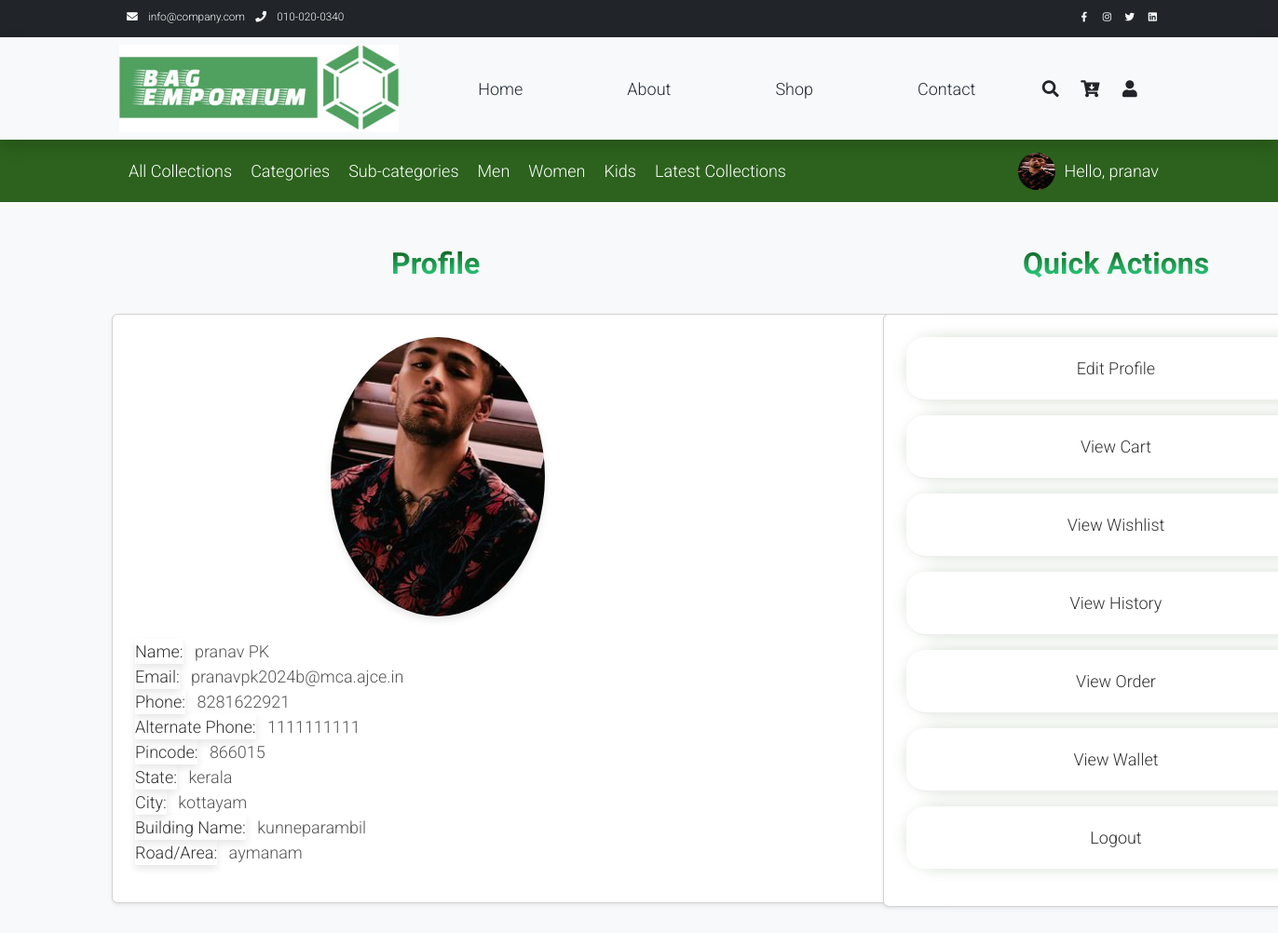
The page /myauth/customer/ (signed in) on the database its author committed.
### myauth/models.py (models this page shows, shortened)
class User(AbstractUser):
    class Role(models.TextChoices):
        ADMIN="ADMIN",'Admin'
        CUSTOMER="CUSTOMER",'Customer'
        DELIVERYBOY="DELIVERYBOY",'deliveryboy'
        SELLER="SELLER",'Seller'
    role = models.CharField(max_length=50,choices=Role.choices)

class Profile(models.Model):
    user = models.OneToOneField(User, on_delete=models.CASCADE)
    profile_picture = models.ImageField(upload_to='profile_pictures/', null=True, blank=True)
    phone = models.CharField(max_length=12, unique=True)  # You can adjust the max_length as needed
    alt_phone = models.CharField(max_length=12, unique=True)  # You can adjust the max_length as needed
    pincode= models.CharField(max_length=6)  # You can adjust the max_length as needed
    state = models.CharField(max_length=50)
    city = models.CharField(max_length=50)
    building_name = models.CharField(max_length=100)
    road_area = models.CharField(max_length=100)

### myauth/views.py (the view)
# urls.py: path('customer/', views.customer_detail_view, name='customer_detail'),
def customer_detail_view(request):
    if request.user.is_authenticated:
        customer_profile = Profile.objects.get(user=request.user)
        return render(request, 'customer_detail.html', {'customer_profile': customer_profile})
    else:
        return redirect('login')  # Adjust this according to your login URL

### templates/customer_detail.html (shortened to what this page needs)
{% load static %}
<!DOCTYPE html>
<html lang="en">
<head>
    <link rel="stylesheet" href="{% static 'assets/css/bootstrap.min.css' %}">
    <link rel="stylesheet" href="{% static 'assets/css/templatemo.css' %}">
    <link rel="stylesheet" href="{% static 'assets/css/custom.css' %}">
    <link rel="stylesheet" href="{% static 'assets/css/fontawesome.min.css' %}">
</head>
<body>
    <nav class="navbar navbar-expand-lg bg-dark navbar-light d-none d-lg-block" id="templatemo_nav_top">
        <div class="container text-light">
            <div class="w-100 d-flex justify-content-between">
                <div>
                    <i class="fa fa-envelope mx-2"></i>
                    <a class="navbar-sm-brand text-light text-decoration-none" href="mailto:info@company.com">info@company.com</a>
                    <i class="fa fa-phone mx-2"></i>
                    <a class="navbar-sm-brand text-light text-decoration-none" href="tel:010-020-0340">010-020-0340</a>
                </div>
                <div>
                    <a class="text-light" href="https://fb.com/templatemo" target="_blank" rel="sponsored"><i class="fab fa-facebook-f fa-sm fa-fw me-2"></i></a>
                    <a class="text-light" href="https://www.instagram.com/" target="_blank"><i class="fab fa-instagram fa-sm fa-fw me-2"></i></a>
                    <a class="text-light" href="https://twitter.com/" target="_blank"><i class="fab fa-twitter fa-sm fa-fw me-2"></i></a>
                    <a class="text-light" href="https://www.linkedin.com/" target="_blank"><i class="fab fa-linkedin fa-sm fa-fw"></i></a>
                </div>
            </div>
        </div>
    </nav>
    <nav class="navbar navbar-expand-lg navbar-light shadow">
        <div class="container d-flex justify-content-between align-items-center">
            <img class="img-fluid" src="{% static 'assets/img/logo3.jpg' %}" alt="">
            <div class="align-self-center collapse navbar-collapse flex-fill  d-lg-flex justify-content-lg-between" id="templatemo_main_nav">
                <div class="flex-fill">
                    <ul class="nav navbar-nav d-flex justify-content-between mx-lg-auto">
                        <li class="nav-item">
                            <a class="nav-link" href="/myauth/home">Home</a>
                        </li>
                        <li class="nav-item">
                            <a class="nav-link" href="#about">About</a>
                        </li>
                        <li class="nav-item">
                            <a class="nav-link" href="http://127.0.0.1:8000/myauth/productallview/">Shop</a>
                        </li>
                        <li class="nav-item">
                            <a class="nav-link" href="#contact">Contact</a>
                        </li>
                </div>
                <div class="navbar align-self-center d-flex">
                                <a class="nav-icon d-none d-lg-inline" href="/myauth/search/" >
                        <i class="fa fa-fw fa-search text-dark mr-2"></i>
                    </a>
                    <a class="nav-icon position-relative text-decoration-none" href="/myauth/view_cart/">
                        <i class="fa fa-fw fa-cart-arrow-down text-dark mr-1"></i>
                        <span class="position-absolute top-0 left-100 translate-middle badge rounded-pill bg-light text-dark">
                        </span>
                    </a>
                    <a class="nav-icon position-relative text-decoration-none" href="/myauth/customer/">
                        <i class="fa fa-fw fa-user text-dark mr-3"></i>
                    </a>
                </div>
            </div>
        </div>
    </nav>
 <!DOCTYPE html>
 <html lang="en">
 <head>
 </head>
 <body>
     <header>
        <div class="container">
            <div class="back">
                <ul>
                    <li><a href="http://127.0.0.1:8000/myauth/productallview/">All Collections </a></li>
                    <li class="dropdown">
                        <a href="#">Categories</a>
                    </li>
                    <li class="dropdown">
                        <a href="#">Sub-categories</a>
                    </li>
                    <li>
                        <a href="http://127.0.0.1:8000/myauth/productscategorylist/4">Men</a>
                    </li>
                    <li>
                        <a href="http://127.0.0.1:8000/myauth/productscategorylist/5">Women</a>
                    </li>
                    <li>
                        <a href="http://127.0.0.1:8000/myauth/productscategorylist/6">Kids</a>
                    </li>
                    <li>
                        <a href="#">Latest Collections</a>
                    </li>
                </ul>
            </div>
            <div class="user dropdown">
                <a href="#">
                    {% if user.profile.profile_picture %}
                    <img src="{{ user.profile.profile_picture.url }}" alt="Profile Picture">
                    {% else %}
                    <img src="{% static 'assets/img/pro.png' %}" alt="Default Profile Picture">
                    {% endif %}
                    Hello, {{ user.first_name }}
                </a>
            </div>
        </div>
     </header>
 </body>
 </html>
<!DOCTYPE html>
<html lang="en">
<head>
    <link href="https://cdn.jsdelivr.net/npm/bootstrap@5.3.0-alpha1/dist/css/bootstrap.min.css" rel="stylesheet">
</head>
<body>
<div class="containerr">
    <div class="row">
        <div class="col-md-6"><br>
            <h2 class="grad-text">Profile</h2><br>
            <div class="demo">
            <div class="card shadow-sm mb-4 p-4 fade-in">
                <div class="text-center mb-4">
                    <img src="{{ customer_profile.profile_picture.url }}" alt="Profile Picture" class="profile-picture">
                </div>
                <div class="mb-3">
                    <div class="detail">
                        <label class="me-2">Name:</label>
                        <span>{{ customer_profile.user.first_name }} {{ customer_profile.user.last_name }}</span>
                    </div>
                    <div class="detail">
                        <label class="me-2">Email:</label>
                        <span>{{ customer_profile.user.email }}</span>
                    </div>
                    <div class="detail">
                        <label class="me-2">Phone:</label>
                        <span>{{ customer_profile.phone }}</span>
                    </div>
                    <div class="detail">
                        <label class="me-2">Alternate Phone:</label>
                        <span>{{ customer_profile.alt_phone }}</span>
                    </div>
                    <div class="detail">
                        <label class="me-2">Pincode:</label>
                        <span>{{ customer_profile.pincode }}</span>
                    </div>
                    <div class="detail">
                        <label class="me-2">State:</label>
                        <span>{{ customer_profile.state }}</span>
                    </div>
                    <div class="detail">
                        <label class="me-2">City:</label>
                        <span>{{ customer_profile.city }}</span>
                    </div>
                    <div class="detail">
                        <label class="me-2">Building Name:</label>
                        <span>{{ customer_profile.building_name }}</span>
                    </div>
                    <div class="detail">
                        <label class="me-2">Road/Area:</label>
                        <span>{{ customer_profile.road_area }}</span>
                    </div>
                </div>
                </div>
            </div>
        </div>
        <div class="col-md-6"><br>
            <h2 class="grad-text">Quick Actions</h2><br>
            <div class="demoo">
            <div class="card shadow-sm p-4 fade-in">
                <div class="quick-actions">
                    <div class="card mb-3">
                        <a href="/myauth/updateprofile/" class="text-decoration-none card-link">Edit Profile</a>
                    </div>
                    <div class="card mb-3">
                        <a href="/myauth/view_cart/" class="text-decoration-none card-link">View Cart</a>
                    </div>
                    <div class="card mb-3">
                        <a href="/myauth/view_wishlist/" class="text-decoration-none card-link">View Wishlist</a>
                    </div>
                    <div class="card mb-3">
                        <a href="/myauth/payment_history/" class="text-decoration-none card-link">View History</a>
                    </div>
                    <div class="card mb-3">
                        <a href="/myauth/trackmyorder/" class="text-decoration-none card-link">View Order</a>
                    </div>
                    <div class="card mb-3">
                        <a href="/myauth/wallet/update/" class="text-decoration-none card-link">View Wallet</a>
                    </div>
                    <div class="card mb-3">
                        <a href="/myauth/logout/" class="text-decoration-none card-link">Logout</a>
                    </div>
                </div>
                </div>
            </div>
        </div>
    </div>
</div>
</body>
</html>

### static/assets/css/templatemo.css (style rules this page uses)
body, ul, li, p, a, label, input, div { font-family: 'Roboto', sans-serif; font-size: 18px !important; font-weight: 300 !important; }
.text-light { color: #cfd6e1 !important; }
.bg-dark { background-color: #212934 !important; }
.bg-light { background-color: #e9eef5 !important; }
#templatemo_nav_top { min-height: 40px; }
#templatemo_nav_top * { font-size: .9em !important; }
#templatemo_main_nav a { color: #212934; }
#templatemo_main_nav .navbar .nav-icon { margin-right: 20px; }
@media (min-width: 768px) { #templatemo_main_nav .navbar-nav { max-width: 450px; } }
@media (min-width: 992px) { #templatemo_main_nav .navbar-nav { max-width: 550px; } }

### templates/customer_detail.html (style rules this page uses)
header { background-color: #2c621d; color: #fff; padding: 10px 0; }
.container { max-width: 1200px; margin: 0 auto; display: flex; justify-content: space-between; align-items: center; }
nav ul { list-style: none; margin: 0; padding: 0; display: flex; }
nav ul li { margin-right: 20px; }
nav ul li:last-child { margin-right: 0; }
nav a { text-decoration: none; color: #fff; font-weight: bold; }
.dropdown { position: relative; }
.user { display: flex; align-items: center; margin-left: auto; }
.user img { width: 40px; height: 40px; border-radius: 50%; margin-right: 10px; }
.back { padding: 10px; display: flex; }
.back ul { list-style: none; margin: 0; padding: 0; display: flex; }
.back ul li { margin-right: 20px; }
.back ul li:last-child { margin-right: 0; }
.back a { text-decoration: none; color: #fff; font-weight: bold; }
.user.dropdown { display: flex; align-items: center; margin-left: auto; }
.user.dropdown a { display: flex; align-items: center; color: #fff; text-decoration: none; }
.user.dropdown img { width: 40px; height: 40px; border-radius: 50%; margin-right: 10px; }
body { font-family: 'Segoe UI', Tahoma, Geneva, Verdana, sans-serif; background-color: #f8f9fa; color: #333; }
.containerr { padding: 20px; }
.profile-picture { width: 230px; height: 300px; border-radius: 50%; object-fit: cover; box-shadow: 0 4px 8px rgba(0, 0, 0, 0.1); margin-right: 200px; }
.detail label { font-weight: bold; color: #333; transition: background-color 0.3s ease; box-shadow: 0 4px 8px rgba(0, 0, 0, 0.1); }
.detail span { color: #555; }
.quick-actions .card { border: none; background-color: #fff; box-shadow: 0 4px 8px rgba(0, 0, 0, 0.1); transition: transform 0.3s ease; border-radius: 40px; box-shadow: 0px 0px 15px #2c621d33; }
.quick-actions .card a { color: #333; text-decoration: none; transition: color 0.3s ease; font-size: 18px; display: block; padding: 20px; border-bottom: 1px solid #eee; }
.quick-actions .card:last-child a { border-bottom: none; }
.fade-in { animation: fadeIn 0.8s ease forwards; }
.card-link { background-color: #fff; color: #fff; border: none; border-radius: 20px; padding: 20px; text-align: center; transition: background-color 0.3s ease; }
.grad-text { background: -webkit-linear-gradient(#0f5112, #2ede8c); -webkit-background-clip: text; -webkit-text-fill-color: transparent; font-weight: bold; margin-left: 400px; size: 0ch; }
.demo { width: 900px; margin-left: 100px; }
.demoo { width: 500px; margin-left: 250px; }

### rows shown on the page
User: profile.profile_picture (picture), first_name "pranav"
Profile: profile_picture (picture), user.first_name "pranav", user.last_name "PK", user.email "pranavpk2024b@mca.ajce.in", phone "8281622921", alt_phone "1111111111", pincode "866015", state "kerala", city "kottayam", building_name "kunneparambil", road_area "aymanam"
